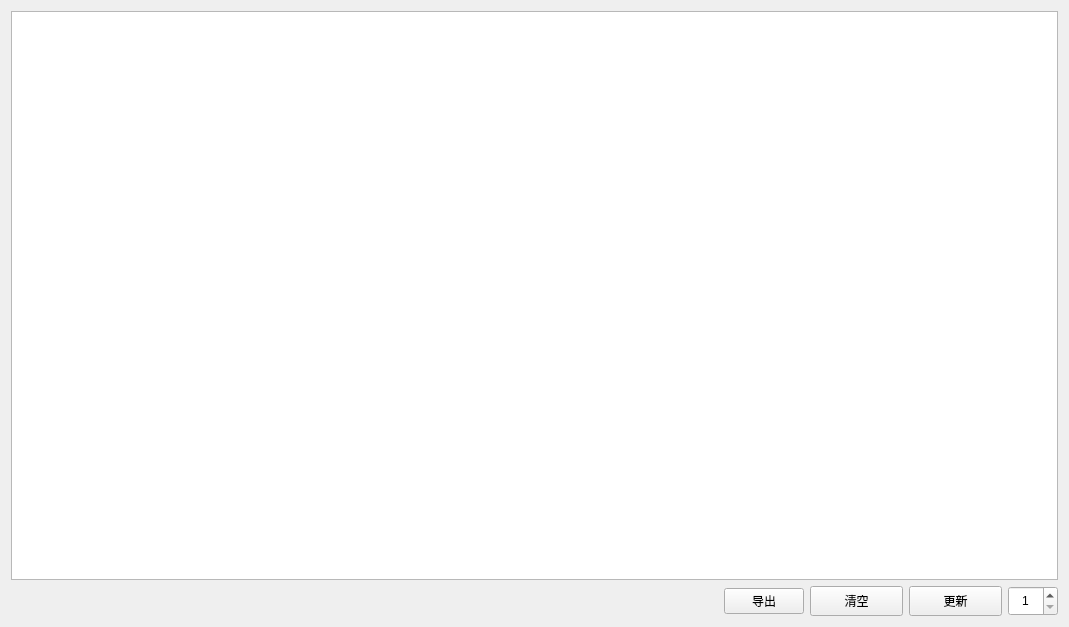
<?xml version="1.0" encoding="UTF-8"?>
<ui version="4.0">
 <class>dtureportClass</class>
 <widget class="QWidget" name="dtureportClass">
  <property name="geometry">
   <rect>
    <x>0</x>
    <y>0</y>
    <width>1069</width>
    <height>627</height>
   </rect>
  </property>
  <property name="minimumSize">
   <size>
    <width>0</width>
    <height>0</height>
   </size>
  </property>
  <property name="maximumSize">
   <size>
    <width>16777215</width>
    <height>16777215</height>
   </size>
  </property>
  <property name="windowTitle">
   <string>dtureport</string>
  </property>
  <layout class="QGridLayout" name="gridLayout">
   <item row="0" column="0" colspan="5">
    <widget class="QTableWidget" name="tableWidget"/>
   </item>
   <item row="1" column="0">
    <spacer name="horizontalSpacer">
     <property name="orientation">
      <enum>Qt::Horizontal</enum>
     </property>
     <property name="sizeHint" stdset="0">
      <size>
       <width>686</width>
       <height>20</height>
      </size>
     </property>
    </spacer>
   </item>
   <item row="1" column="4">
    <widget class="QSpinBox" name="spin_page">
     <property name="minimumSize">
      <size>
       <width>50</width>
       <height>30</height>
      </size>
     </property>
     <property name="maximumSize">
      <size>
       <width>50</width>
       <height>30</height>
      </size>
     </property>
     <property name="alignment">
      <set>Qt::AlignCenter</set>
     </property>
     <property name="minimum">
      <number>1</number>
     </property>
    </widget>
   </item>
   <item row="1" column="2">
    <widget class="QPushButton" name="btn_clear">
     <property name="minimumSize">
      <size>
       <width>93</width>
       <height>30</height>
      </size>
     </property>
     <property name="maximumSize">
      <size>
       <width>93</width>
       <height>30</height>
      </size>
     </property>
     <property name="text">
      <string>清空</string>
     </property>
    </widget>
   </item>
   <item row="1" column="3">
    <widget class="QPushButton" name="btn_update">
     <property name="minimumSize">
      <size>
       <width>93</width>
       <height>30</height>
      </size>
     </property>
     <property name="maximumSize">
      <size>
       <width>93</width>
       <height>30</height>
      </size>
     </property>
     <property name="text">
      <string>更新</string>
     </property>
    </widget>
   </item>
   <item row="1" column="1">
    <widget class="QPushButton" name="btn_pack">
     <property name="text">
      <string>导出</string>
     </property>
    </widget>
   </item>
  </layout>
 </widget>
 <layoutdefault spacing="6" margin="11"/>
 <resources/>
 <connections>
  <connection>
   <sender>btn_update</sender>
   <signal>clicked()</signal>
   <receiver>dtureportClass</receiver>
   <slot>updatereport()</slot>
   <hints>
    <hint type="sourcelabel">
     <x>853</x>
     <y>600</y>
    </hint>
    <hint type="destinationlabel">
     <x>531</x>
     <y>313</y>
    </hint>
   </hints>
  </connection>
  <connection>
   <sender>btn_clear</sender>
   <signal>clicked()</signal>
   <receiver>dtureportClass</receiver>
   <slot>clearreport()</slot>
   <hints>
    <hint type="sourcelabel">
     <x>753</x>
     <y>600</y>
    </hint>
    <hint type="destinationlabel">
     <x>531</x>
     <y>313</y>
    </hint>
   </hints>
  </connection>
  <connection>
   <sender>spin_page</sender>
   <signal>valueChanged(int)</signal>
   <receiver>dtureportClass</receiver>
   <slot>page_changed(int)</slot>
   <hints>
    <hint type="sourcelabel">
     <x>1032</x>
     <y>600</y>
    </hint>
    <hint type="destinationlabel">
     <x>534</x>
     <y>313</y>
    </hint>
   </hints>
  </connection>
  <connection>
   <sender>btn_pack</sender>
   <signal>clicked()</signal>
   <receiver>dtureportClass</receiver>
   <slot>packdata()</slot>
   <hints>
    <hint type="sourcelabel">
     <x>754</x>
     <y>600</y>
    </hint>
    <hint type="destinationlabel">
     <x>534</x>
     <y>313</y>
    </hint>
   </hints>
  </connection>
 </connections>
 <slots>
  <slot>updatereport()</slot>
  <slot>clearreport()</slot>
  <slot>page_changed(int)</slot>
  <slot>packdata()</slot>
 </slots>
</ui>
